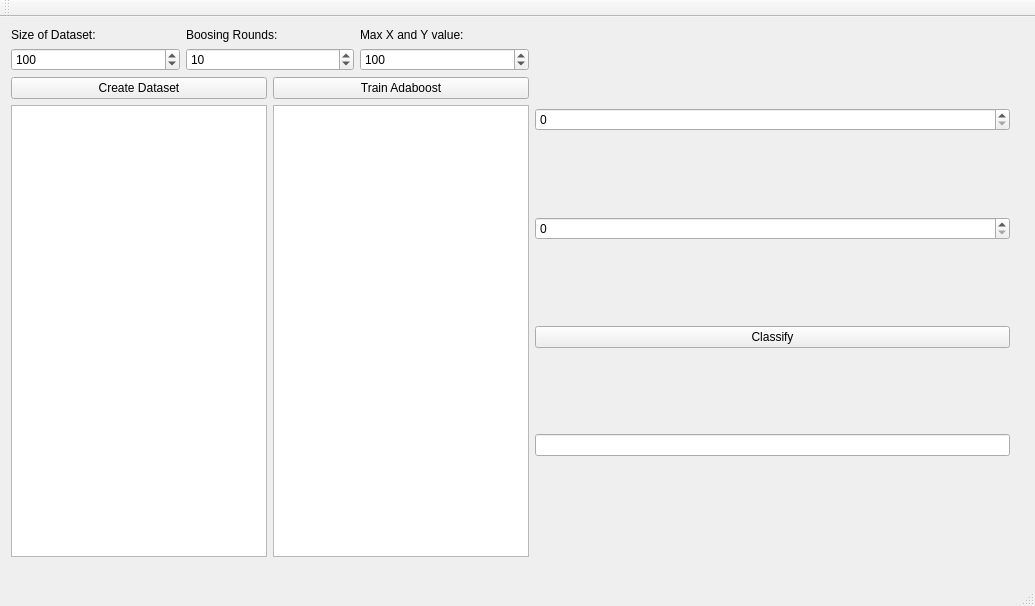
<?xml version="1.0" encoding="UTF-8"?>
<ui version="4.0">
 <class>MainWindow</class>
 <widget class="QMainWindow" name="MainWindow">
  <property name="geometry">
   <rect>
    <x>0</x>
    <y>0</y>
    <width>1035</width>
    <height>606</height>
   </rect>
  </property>
  <property name="windowTitle">
   <string>MainWindow</string>
  </property>
  <widget class="QWidget" name="centralWidget">
   <widget class="QWidget" name="horizontalLayoutWidget">
    <property name="geometry">
     <rect>
      <x>0</x>
      <y>0</y>
      <width>1021</width>
      <height>551</height>
     </rect>
    </property>
    <layout class="QHBoxLayout" name="horizontalLayout">
     <item>
      <layout class="QVBoxLayout" name="verticalLayout_2">
       <item>
        <layout class="QHBoxLayout" name="horizontalLayout_4">
         <item>
          <layout class="QVBoxLayout" name="verticalLayout_5">
           <item>
            <widget class="QLabel" name="label">
             <property name="text">
              <string>Size of Dataset:</string>
             </property>
            </widget>
           </item>
           <item>
            <widget class="QSpinBox" name="spinBox_size_dataset">
             <property name="maximum">
              <number>10000</number>
             </property>
             <property name="value">
              <number>100</number>
             </property>
             <property name="displayIntegerBase">
              <number>10</number>
             </property>
            </widget>
           </item>
          </layout>
         </item>
         <item>
          <layout class="QVBoxLayout" name="verticalLayout_4">
           <item>
            <widget class="QLabel" name="label_2">
             <property name="text">
              <string>Boosing Rounds:</string>
             </property>
            </widget>
           </item>
           <item>
            <widget class="QSpinBox" name="spinBox_boosing_rounds">
             <property name="value">
              <number>10</number>
             </property>
            </widget>
           </item>
          </layout>
         </item>
         <item>
          <layout class="QVBoxLayout" name="verticalLayout_3">
           <item>
            <widget class="QLabel" name="label_3">
             <property name="text">
              <string>Max X and Y value:</string>
             </property>
             <property name="textFormat">
              <enum>Qt::PlainText</enum>
             </property>
            </widget>
           </item>
           <item>
            <widget class="QSpinBox" name="spinBox_max_X_Y">
             <property name="maximum">
              <number>100000</number>
             </property>
             <property name="value">
              <number>100</number>
             </property>
             <property name="displayIntegerBase">
              <number>10</number>
             </property>
            </widget>
           </item>
          </layout>
         </item>
        </layout>
       </item>
       <item>
        <layout class="QHBoxLayout" name="horizontalLayout_3">
         <item>
          <widget class="QPushButton" name="pushButton_create_data">
           <property name="text">
            <string>Create Dataset</string>
           </property>
          </widget>
         </item>
         <item>
          <widget class="QPushButton" name="pushButton_train">
           <property name="text">
            <string>Train Adaboost</string>
           </property>
          </widget>
         </item>
        </layout>
       </item>
       <item>
        <layout class="QHBoxLayout" name="horizontalLayout_2">
         <item>
          <widget class="QTextEdit" name="textEdit_data"/>
         </item>
         <item>
          <widget class="QTextEdit" name="textEdit_classifiers"/>
         </item>
        </layout>
       </item>
      </layout>
     </item>
     <item>
      <layout class="QVBoxLayout" name="verticalLayout">
       <item>
        <widget class="QSpinBox" name="spinBox_sample_x">
         <property name="maximum">
          <number>100</number>
         </property>
         <property name="displayIntegerBase">
          <number>10</number>
         </property>
        </widget>
       </item>
       <item>
        <widget class="QSpinBox" name="spinBox_sample_y">
         <property name="maximum">
          <number>100</number>
         </property>
         <property name="displayIntegerBase">
          <number>10</number>
         </property>
        </widget>
       </item>
       <item>
        <widget class="QPushButton" name="pushButton_classify">
         <property name="text">
          <string>Classify</string>
         </property>
        </widget>
       </item>
       <item>
        <widget class="QLineEdit" name="lineEdit_result"/>
       </item>
       <item>
        <spacer name="horizontalSpacer_2">
         <property name="orientation">
          <enum>Qt::Horizontal</enum>
         </property>
         <property name="sizeHint" stdset="0">
          <size>
           <width>40</width>
           <height>20</height>
          </size>
         </property>
        </spacer>
       </item>
      </layout>
     </item>
    </layout>
   </widget>
  </widget>
  <widget class="QMenuBar" name="menuBar">
   <property name="geometry">
    <rect>
     <x>0</x>
     <y>0</y>
     <width>1035</width>
     <height>22</height>
    </rect>
   </property>
  </widget>
  <widget class="QToolBar" name="mainToolBar">
   <attribute name="toolBarArea">
    <enum>TopToolBarArea</enum>
   </attribute>
   <attribute name="toolBarBreak">
    <bool>false</bool>
   </attribute>
  </widget>
  <widget class="QStatusBar" name="statusBar"/>
 </widget>
 <layoutdefault spacing="6" margin="11"/>
 <resources/>
 <connections/>
</ui>
